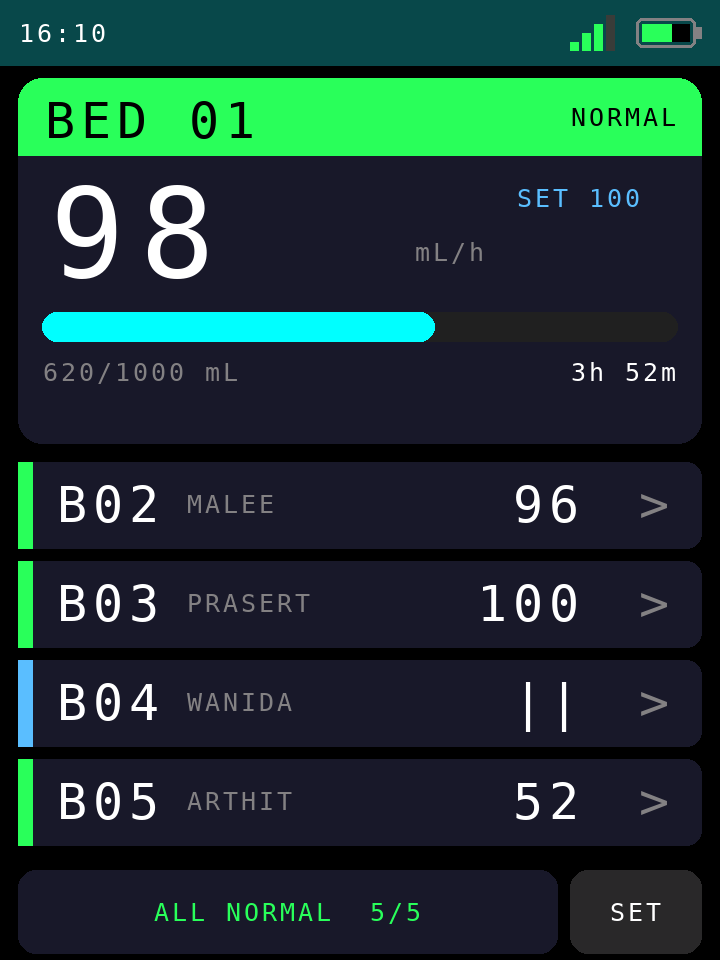
#> input picture docs/screens-touch/home_normal.png, 720 x 960 px
$ python make_overview.py
#> lines starting #> are read from the running program, lines starting #| are printed output that depends on the picture
#!/usr/bin/env python3
"""รวมภาพหน้าจอ Host v4.9.x-TOUCH เป็นแผ่นสรุป 3 แผ่น สำหรับใส่ใน README

ใช้: python3 make_overview.py [docs_dir]
(ฟอนต์มาตรฐานของ PIL ไม่มีตัวอักษรไทย ป้ายกำกับจึงเป็นอังกฤษ)
"""
import sys
from PIL import Image, ImageDraw

DOCS = sys.argv[1] if len(sys.argv) > 1 else "../../docs/screens-touch"

SHEETS = {
    "overview_home": [
        ("home_normal.png",  "HOME - all normal"),
        ("home_nearend.png", "HOME - bag near end"),
        ("home_alert.png",   "HOME - critical alert"),
        ("home_8beds.png",   "HOME - 8 beds"),
    ],
    "overview_settings": [
        ("bed_detail.png",   "BED detail + actions"),
        ("bed_settings.png", "BED settings (-/+)"),
        ("numpad.png",       "NUMPAD - type a value"),
        ("system.png",       "SYSTEM - wifi / clock / SD"),
    ],
    "overview_other": [
        ("splash.png",       "BOOT splash"),
        ("alarm.png",        "FULL SCREEN alarm"),
        ("calibration.png",  "TOUCH calibration"),
        ("poweroff.png",     "POWER off"),
    ],
}

GAP, LABEL_H, BG, FG = 18, 26, (14, 14, 18), (200, 205, 215)

for name, items in SHEETS.items():
    tiles = [(Image.open(f"{DOCS}/{f}"), text) for f, text in items]
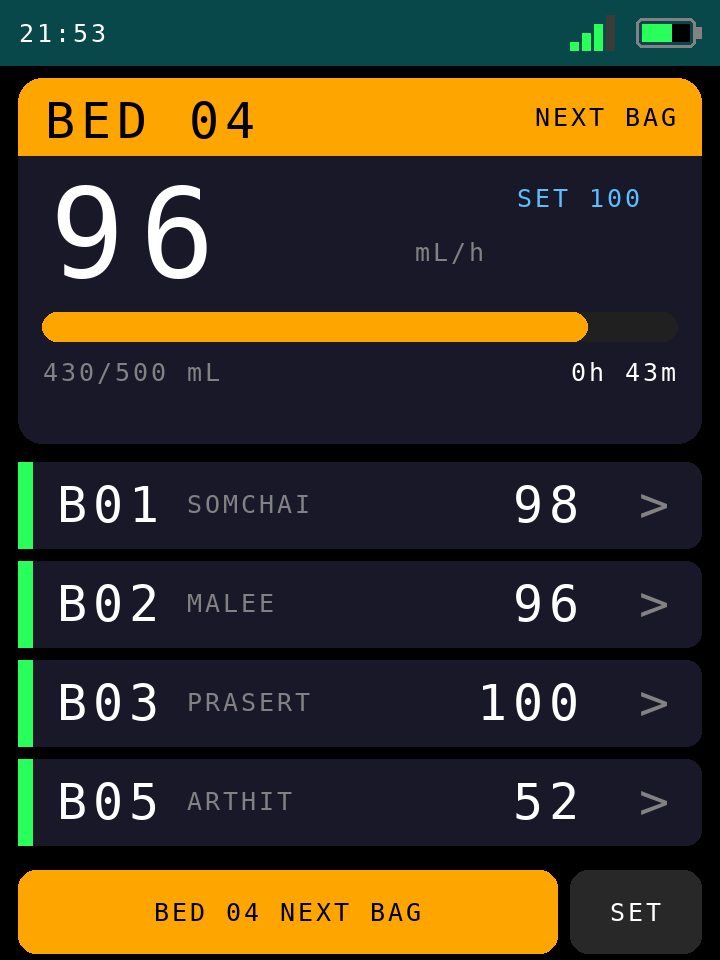
#> input picture docs/screens-touch/home_nearend.png, 720 x 960 px
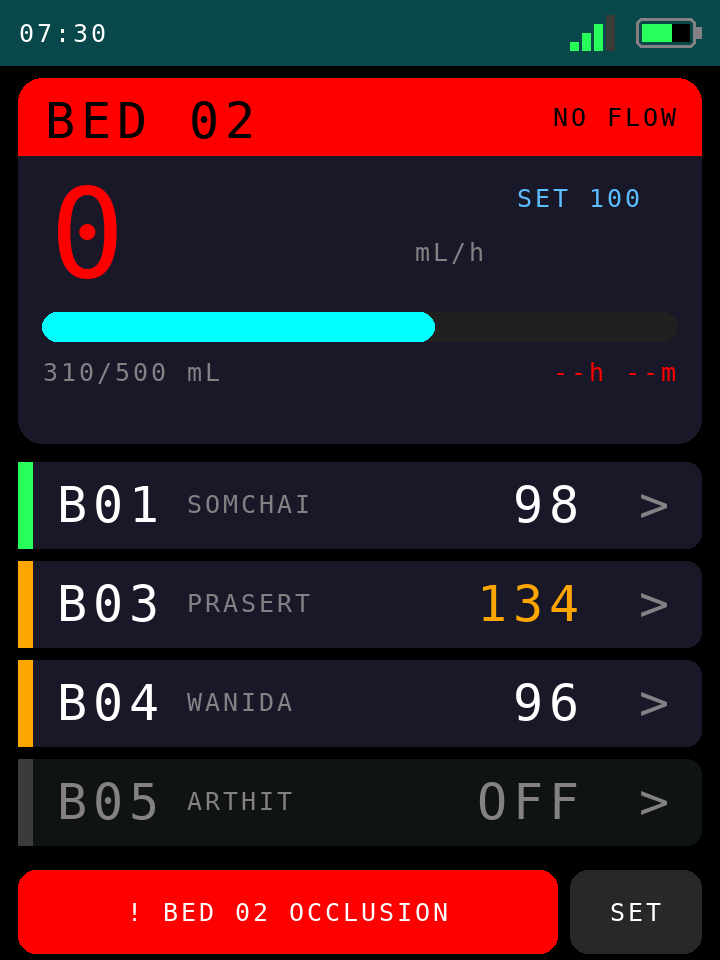
#> input picture docs/screens-touch/home_alert.png, 720 x 960 px
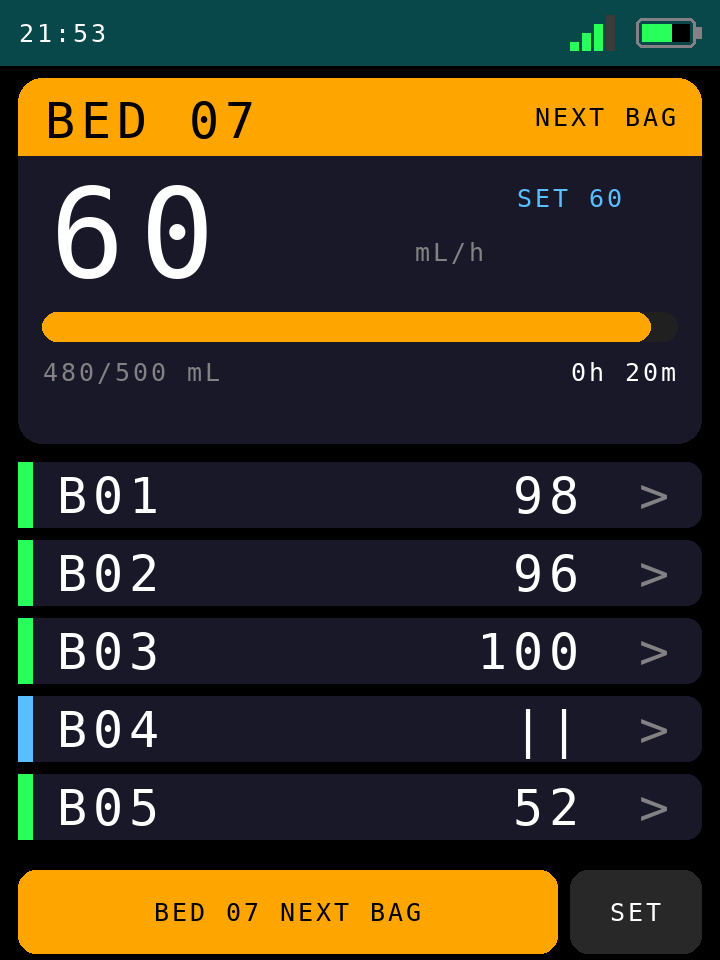
#> input picture docs/screens-touch/home_8beds.png, 720 x 960 px
#> tiles = 4 items
    w, h = tiles[0][0].size
#> w = 720; h = 960
    sheet = Image.new("RGB", (GAP + len(tiles) * (w + GAP), LABEL_H + h + GAP * 2), BG)
    draw = ImageDraw.Draw(sheet)
    for i, (img, text) in enumerate(tiles):
        x = GAP + i * (w + GAP)
        draw.text((x, 8), text, fill=FG)
        sheet.paste(img, (x, LABEL_H + GAP // 2))
#> this loop made 4 passes
#> (text, x) on passes 1 to 4: ('HOME - all normal', 18), ('HOME - bag near end', 756), ('HOME - critical alert', 1494), ('HOME - 8 beds', 2232)
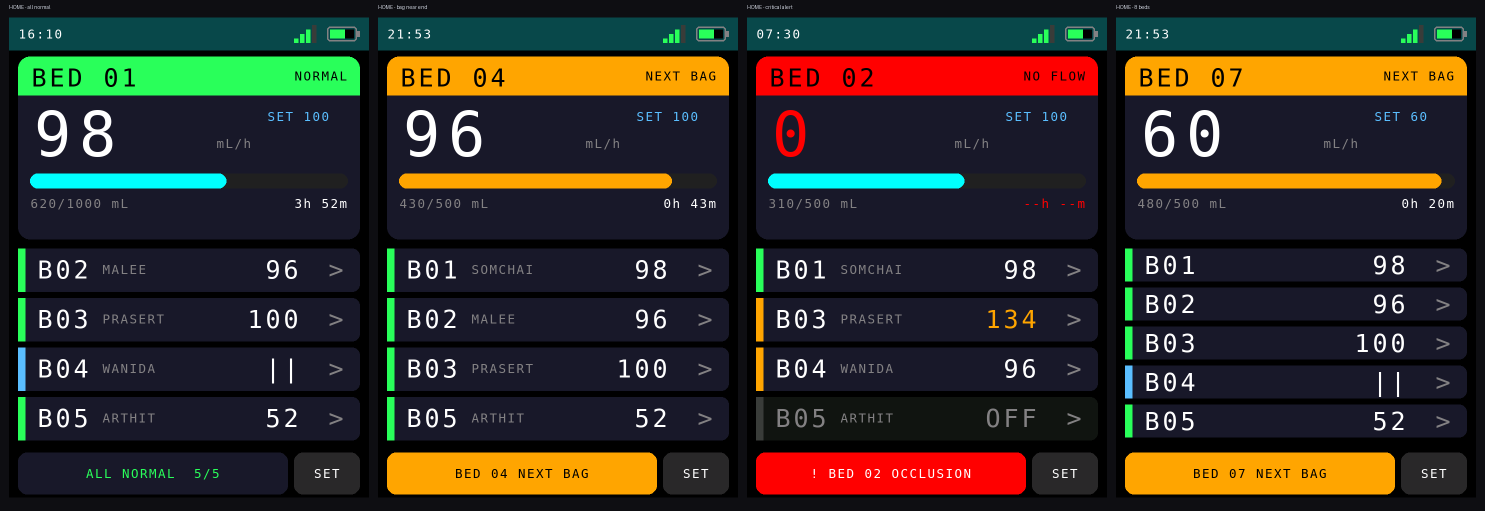
#> sheet: PIL image 2970x1022 RGB (shown at 1/2 size); mean R, G, B 48.6, 44.6, 37.6
    out = f"{DOCS}/{name}.png"
    sheet.save(out)
    print(out, sheet.size)
#| ../../docs/screens-touch/overview_home.png (2970, 1022)
#> pass 2 of the loop `for name, items in SHEETS.items():`:
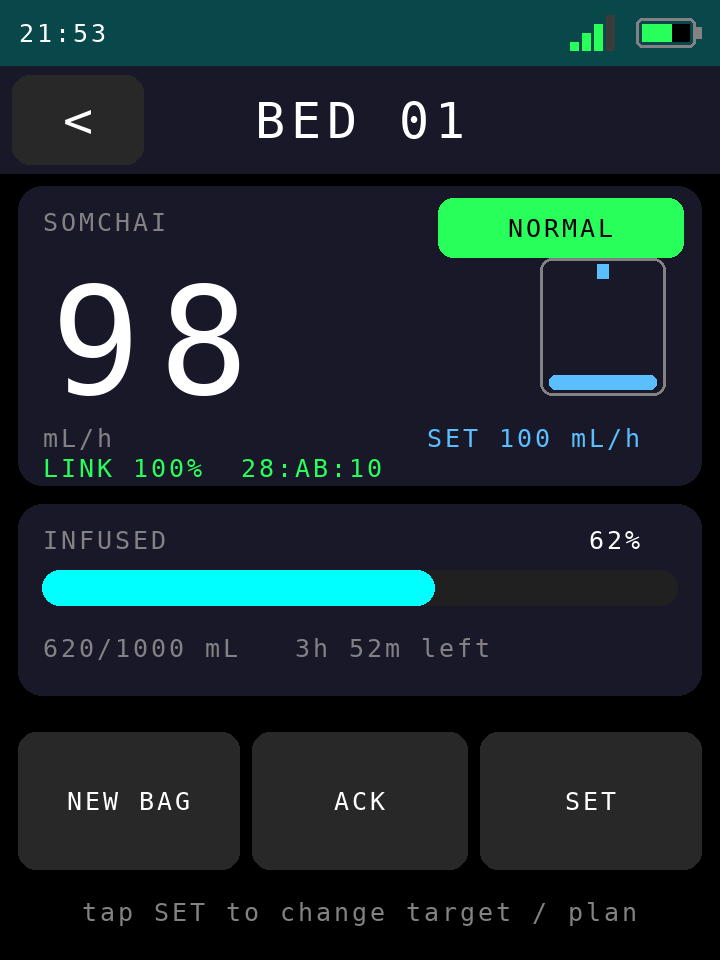
#> input picture docs/screens-touch/bed_detail.png, 720 x 960 px
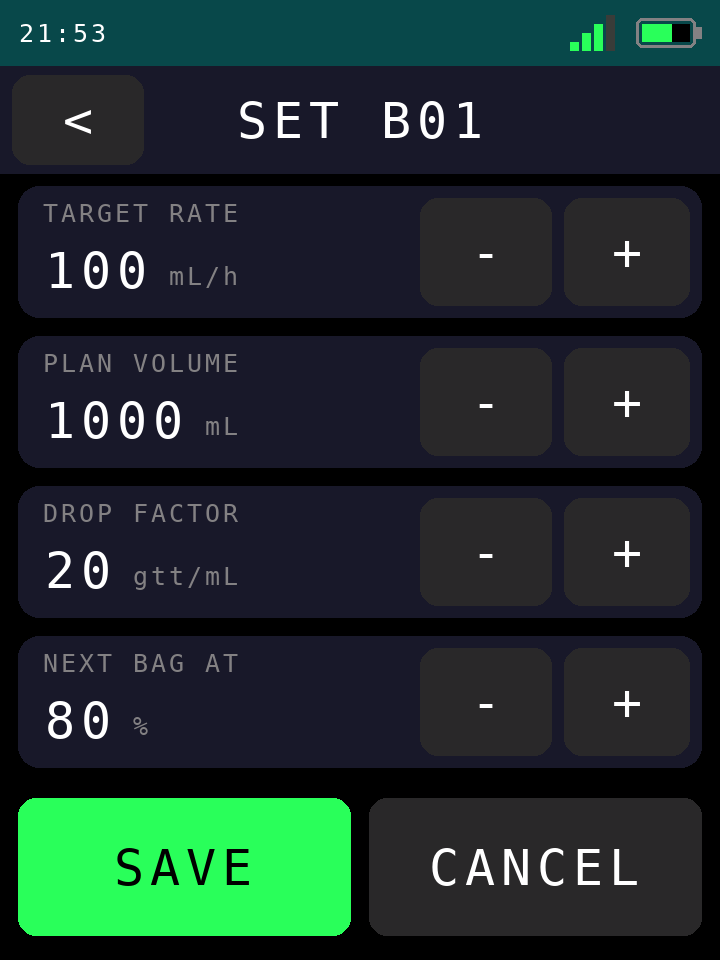
#> input picture docs/screens-touch/bed_settings.png, 720 x 960 px
#> (the run stopped early here; a loop or call above may not have finished)
